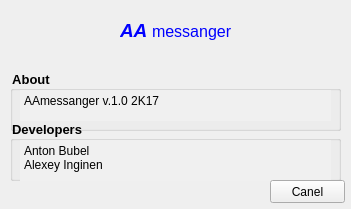
<?xml version="1.0" encoding="UTF-8"?>
<ui version="4.0">
 <class>SettingsWindow</class>
 <widget class="QMainWindow" name="SettingsWindow">
  <property name="geometry">
   <rect>
    <x>0</x>
    <y>0</y>
    <width>351</width>
    <height>209</height>
   </rect>
  </property>
  <property name="windowTitle">
   <string>Settings</string>
  </property>
  <widget class="QWidget" name="centralwidget">
   <widget class="QGroupBox" name="groupBox_2">
    <property name="geometry">
     <rect>
      <x>10</x>
      <y>70</y>
      <width>331</width>
      <height>61</height>
     </rect>
    </property>
    <property name="autoFillBackground">
     <bool>false</bool>
    </property>
    <property name="styleSheet">
     <string notr="true">QGroupBox {font-family:Tahoma; font-size:10pt;font-weight: bold;}</string>
    </property>
    <property name="title">
     <string>About</string>
    </property>
    <property name="flat">
     <bool>true</bool>
    </property>
    <property name="checkable">
     <bool>false</bool>
    </property>
    <widget class="QTextBrowser" name="textBrowser">
     <property name="geometry">
      <rect>
       <x>10</x>
       <y>20</y>
       <width>311</width>
       <height>31</height>
      </rect>
     </property>
     <property name="styleSheet">
      <string notr="true">#textBrowser { font-family:'Tahoma'; font-size:9pt; border:0px; background-color:#f0f0f0;}</string>
     </property>
     <property name="html">
      <string>&lt;!DOCTYPE HTML PUBLIC &quot;-//W3C//DTD HTML 4.0//EN&quot; &quot;http://www.w3.org/TR/REC-html40/strict.dtd&quot;&gt;
&lt;html&gt;&lt;head&gt;&lt;meta name=&quot;qrichtext&quot; content=&quot;1&quot; /&gt;&lt;style type=&quot;text/css&quot;&gt;
p, li { white-space: pre-wrap; }
&lt;/style&gt;&lt;/head&gt;&lt;body style=&quot; font-family:'Tahoma'; font-size:9pt; font-weight:400; font-style:normal;&quot;&gt;
&lt;p style=&quot; margin-top:0px; margin-bottom:0px; margin-left:0px; margin-right:0px; -qt-block-indent:0; text-indent:0px;&quot;&gt;AAmessanger v.1.0 2K17&lt;/p&gt;&lt;/body&gt;&lt;/html&gt;</string>
     </property>
    </widget>
   </widget>
   <widget class="QLabel" name="TitleBackground">
    <property name="geometry">
     <rect>
      <x>0</x>
      <y>0</y>
      <width>351</width>
      <height>61</height>
     </rect>
    </property>
    <property name="autoFillBackground">
     <bool>false</bool>
    </property>
    <property name="styleSheet">
     <string notr="true">#TitleBackground { background-image:url(:/Images/Images/background.png); }</string>
    </property>
    <property name="text">
     <string/>
    </property>
    <property name="pixmap">
     <pixmap>:/Images/background.png</pixmap>
    </property>
    <property name="scaledContents">
     <bool>false</bool>
    </property>
   </widget>
   <widget class="QLabel" name="Title">
    <property name="geometry">
     <rect>
      <x>120</x>
      <y>10</y>
      <width>141</width>
      <height>41</height>
     </rect>
    </property>
    <property name="midLineWidth">
     <number>-1</number>
    </property>
    <property name="text">
     <string>&lt;html&gt;&lt;head/&gt;&lt;body&gt;&lt;p&gt;&lt;span style=&quot; font-family:'Tahoma'; font-size:14pt; font-weight:600; font-style:italic; color:#0000ff;&quot;&gt;AA &lt;/span&gt;&lt;span style=&quot; font-family:'Tahoma'; font-size:12pt; color:#0000ff;&quot;&gt;messanger&lt;/span&gt;&lt;/p&gt;&lt;/body&gt;&lt;/html&gt;</string>
    </property>
   </widget>
   <widget class="QGroupBox" name="groupBox_3">
    <property name="geometry">
     <rect>
      <x>10</x>
      <y>120</y>
      <width>331</width>
      <height>61</height>
     </rect>
    </property>
    <property name="autoFillBackground">
     <bool>false</bool>
    </property>
    <property name="styleSheet">
     <string notr="true">QGroupBox {font-family:Tahoma; font-size:10pt;font-weight: bold;}</string>
    </property>
    <property name="title">
     <string>Developers</string>
    </property>
    <property name="flat">
     <bool>true</bool>
    </property>
    <property name="checkable">
     <bool>false</bool>
    </property>
    <widget class="QTextBrowser" name="textBrowser_2">
     <property name="geometry">
      <rect>
       <x>10</x>
       <y>20</y>
       <width>311</width>
       <height>41</height>
      </rect>
     </property>
     <property name="styleSheet">
      <string notr="true">#textBrowser_2 { font-family:'Tahoma'; font-size:9pt; border:0px; background-color:#f0f0f0;}</string>
     </property>
     <property name="html">
      <string>&lt;!DOCTYPE HTML PUBLIC &quot;-//W3C//DTD HTML 4.0//EN&quot; &quot;http://www.w3.org/TR/REC-html40/strict.dtd&quot;&gt;
&lt;html&gt;&lt;head&gt;&lt;meta name=&quot;qrichtext&quot; content=&quot;1&quot; /&gt;&lt;style type=&quot;text/css&quot;&gt;
p, li { white-space: pre-wrap; }
&lt;/style&gt;&lt;/head&gt;&lt;body style=&quot; font-family:'Tahoma'; font-size:9pt; font-weight:400; font-style:normal;&quot;&gt;
&lt;p style=&quot; margin-top:0px; margin-bottom:0px; margin-left:0px; margin-right:0px; -qt-block-indent:0; text-indent:0px;&quot;&gt;Anton Bubel&lt;/p&gt;
&lt;p style=&quot; margin-top:0px; margin-bottom:0px; margin-left:0px; margin-right:0px; -qt-block-indent:0; text-indent:0px;&quot;&gt;Alexey Inginen&lt;/p&gt;&lt;/body&gt;&lt;/html&gt;</string>
     </property>
    </widget>
   </widget>
   <widget class="QPushButton" name="Canel">
    <property name="geometry">
     <rect>
      <x>270</x>
      <y>180</y>
      <width>75</width>
      <height>23</height>
     </rect>
    </property>
    <property name="text">
     <string>Canel</string>
    </property>
   </widget>
  </widget>
 </widget>
 <resources/>
 <connections/>
</ui>
